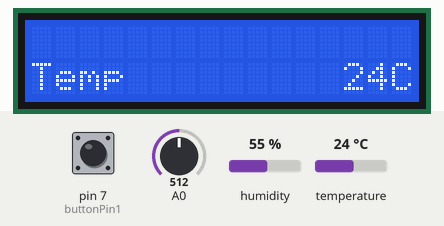
A sketch run on a simulated Arduino Uno, built with avr-gcc and run on an emulated ATmega328P. Parts: 16×2 character LCD. The test bench sets the inputs (shaded band); at power-on: pin 7 (buttonPin1) HIGH, A0 = 512, humidity 55 %, temperature 24 °C. What the sketch prints to the serial monitor is not drawn.

Above: at 0.2 s.
At 1.3 s:
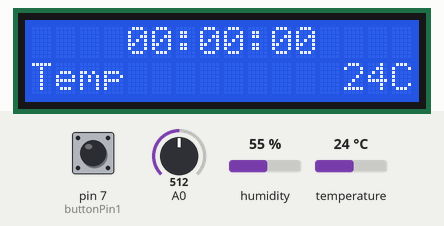
Timing chart, 0 to 1.1 s (numbered marks = the images above; inputs shaded):
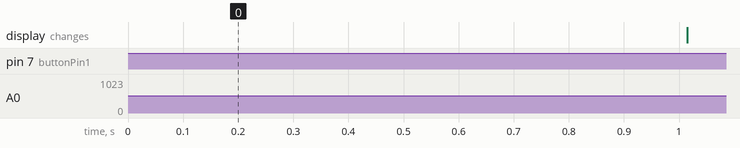

The sketch:

Work4.ino
```cpp
// Author: Armmy2530
// Create Time: 15/12/2022 10:35

#include "DHT.h"
#include <LiquidCrystal_I2C.h>


#define DHTPIN 13
#define DHTTYPE DHT22   // DHT 22  (AM2302), AM2321

DHT dht(DHTPIN, DHTTYPE);
LiquidCrystal_I2C lcd(0x27, 20, 4);
int current_ms = millis(), pev_ms = 0, pev_ms2 = 0, delay_ms = 100;
unsigned long int hour = 0, minu = 0, second = -1, pev_s = 0;

const int buttonPin1 = 7;    // the number of the pushbutton pin
const int debouch_ms = 50;

// Variables will change:
int buttonState1;
int lastButtonState1 = 1;
int count = 1;
int value = 0;

void setup() {
  Serial.begin(115200);
  Serial.println(F("DHT22 example!"));
  dht.begin();
  lcd.begin(16, 2);//LCD order
  lcd.init();
  lcd.backlight();
}

void loop() {
  float temperature = dht.readTemperature();
  float humidity = dht.readHumidity();
  time();
  current_ms = millis();

  int buttonState1 = digitalRead(buttonPin1);
  if (buttonState1 != lastButtonState1) {
    delay(debouch_ms);
    if (digitalRead(buttonPin1) == 0) {
      plus_count();
    }
  }

  // Check if any reads failed and exit early (to try again).
  if (isnan(temperature) || isnan(humidity)) {
    Serial.println(F("Failed to read from DHT sensor!"));
    return;
  }

  value = map(analogRead(A0),200,520,0,100);
  if(value >100){value = 100;}else if(value <0){value = 0;}

  if (current_ms - pev_ms2 >= delay_ms) {
    if (count == 1) {
//      lcd.setCursor(0, 1);
//      lcd.print("Temp         "+fix_digit(temperature)+"C");
      lcd.setCursor(0, 1);
      lcd.print("Temp         "+fix_digit(temperature)+"C");
    }
    else if (count == 2) {
//      lcd.setCursor(0, 1);
//      lcd.print("humidit        "+"%");
      lcd.setCursor(0, 1);
      lcd.print("humidit      "+fix_digit(humidity)+"%");
    }
    else if (count == 3) {
//      lcd.setCursor(0, 1);
//      lcd.print("Brightness    "+"%");
      lcd.setCursor(0, 1);
      lcd.print("Brightness  "+fix_digit_blank(value)+"%");
    }
    pev_ms2 = current_ms ;
    Serial.println("update");
  }
  Serial.println(digitalRead(7));
  lastButtonState1 = buttonState1;
  // Wait a few seconds between measurements.
}

void time() {
  unsigned long int current_s = current_ms / 1000;
  if (current_s - pev_s >= 1) {
    pev_s = current_s;
    second++;
    lcd.setCursor(0, 0);
//    lcd.print("                   ");
    lcd.setCursor(0, 0);
    lcd.print("    " + fix_digit(hour) + ":" + fix_digit(minu) + ":" + fix_digit(second));
  }
  if (second == 60) {
    second = 0;
    minu++;
    lcd.setCursor(0, 0);
//    lcd.print("                   ");
    lcd.setCursor(0, 0);
    lcd.print("    " + fix_digit(hour) + ":" + fix_digit(minu) + ":" + fix_digit(second));
  }
  if (minu == 60) {
    minu = 0;
    hour++;
    lcd.setCursor(0, 0);
//    lcd.print("                   ");
    lcd.setCursor(0, 0);
    lcd.print("    " + fix_digit(hour) + ":" + fix_digit(minu) + ":" + fix_digit(second));
  }
}

String fix_digit(int value) {
  if (value / 10 == 0) {
    return ("0" + String(value));
  }
  else {
    return String(value);
  }
}
String fix_digit_blank(int value) {
  if (value / 10 == 0) {
    return ("  " + String(value));
  }
  else if (value / 10 == 10) {
    return (String(value));
  }
  else {
    return (" " + String(value));
  }
}
void plus_count() {
  if (count == 3) {
    count = 1;
  }
  else {
    count++;
  }
  // Serial.println("Count UP = " + String(count));
}
```
